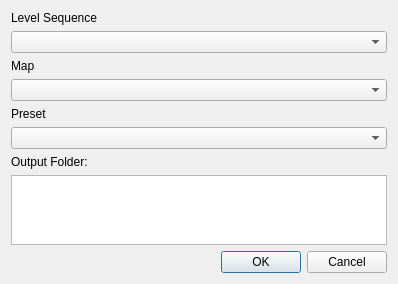
<?xml version="1.0" encoding="UTF-8"?>
<ui version="4.0">
 <class>BasicDialog</class>
 <widget class="QDialog" name="BasicDialog">
  <property name="windowModality">
   <enum>Qt::ApplicationModal</enum>
  </property>
  <property name="geometry">
   <rect>
    <x>0</x>
    <y>0</y>
    <width>398</width>
    <height>277</height>
   </rect>
  </property>
  <property name="windowTitle">
   <string>Dialog</string>
  </property>
  <layout class="QVBoxLayout" name="verticalLayout_2">
   <item>
    <layout class="QVBoxLayout" name="verticalLayout">
     <item>
      <widget class="QLabel" name="labelFirstName">
       <property name="text">
        <string>Level Sequence</string>
       </property>
      </widget>
     </item>
     <item>
      <widget class="QComboBox" name="comboBox_LevelSequence"/>
     </item>
     <item>
      <widget class="QLabel" name="labelMap">
       <property name="text">
        <string>Map</string>
       </property>
      </widget>
     </item>
     <item>
      <widget class="QComboBox" name="comboBox_Map"/>
     </item>
     <item>
      <widget class="QLabel" name="label">
       <property name="text">
        <string>Preset</string>
       </property>
      </widget>
     </item>
     <item>
      <widget class="QComboBox" name="comboBox_MRQ_Preset"/>
     </item>
     <item>
      <widget class="QLabel" name="labelOutputFolder">
       <property name="text">
        <string>Output Folder:</string>
       </property>
      </widget>
     </item>
     <item>
      <widget class="QTextEdit" name="outFolderBox"/>
     </item>
     <item>
      <spacer name="verticalSpacer">
       <property name="orientation">
        <enum>Qt::Vertical</enum>
       </property>
       <property name="sizeHint" stdset="0">
        <size>
         <width>20</width>
         <height>40</height>
        </size>
       </property>
      </spacer>
     </item>
    </layout>
   </item>
   <item>
    <widget class="QDialogButtonBox" name="buttonBox">
     <property name="orientation">
      <enum>Qt::Horizontal</enum>
     </property>
     <property name="standardButtons">
      <set>QDialogButtonBox::Cancel|QDialogButtonBox::Ok</set>
     </property>
    </widget>
   </item>
  </layout>
 </widget>
 <resources/>
 <connections>
  <connection>
   <sender>buttonBox</sender>
   <signal>accepted()</signal>
   <receiver>BasicDialog</receiver>
   <slot>accept()</slot>
   <hints>
    <hint type="sourcelabel">
     <x>248</x>
     <y>254</y>
    </hint>
    <hint type="destinationlabel">
     <x>157</x>
     <y>274</y>
    </hint>
   </hints>
  </connection>
  <connection>
   <sender>buttonBox</sender>
   <signal>rejected()</signal>
   <receiver>BasicDialog</receiver>
   <slot>reject()</slot>
   <hints>
    <hint type="sourcelabel">
     <x>316</x>
     <y>260</y>
    </hint>
    <hint type="destinationlabel">
     <x>286</x>
     <y>274</y>
    </hint>
   </hints>
  </connection>
 </connections>
</ui>
